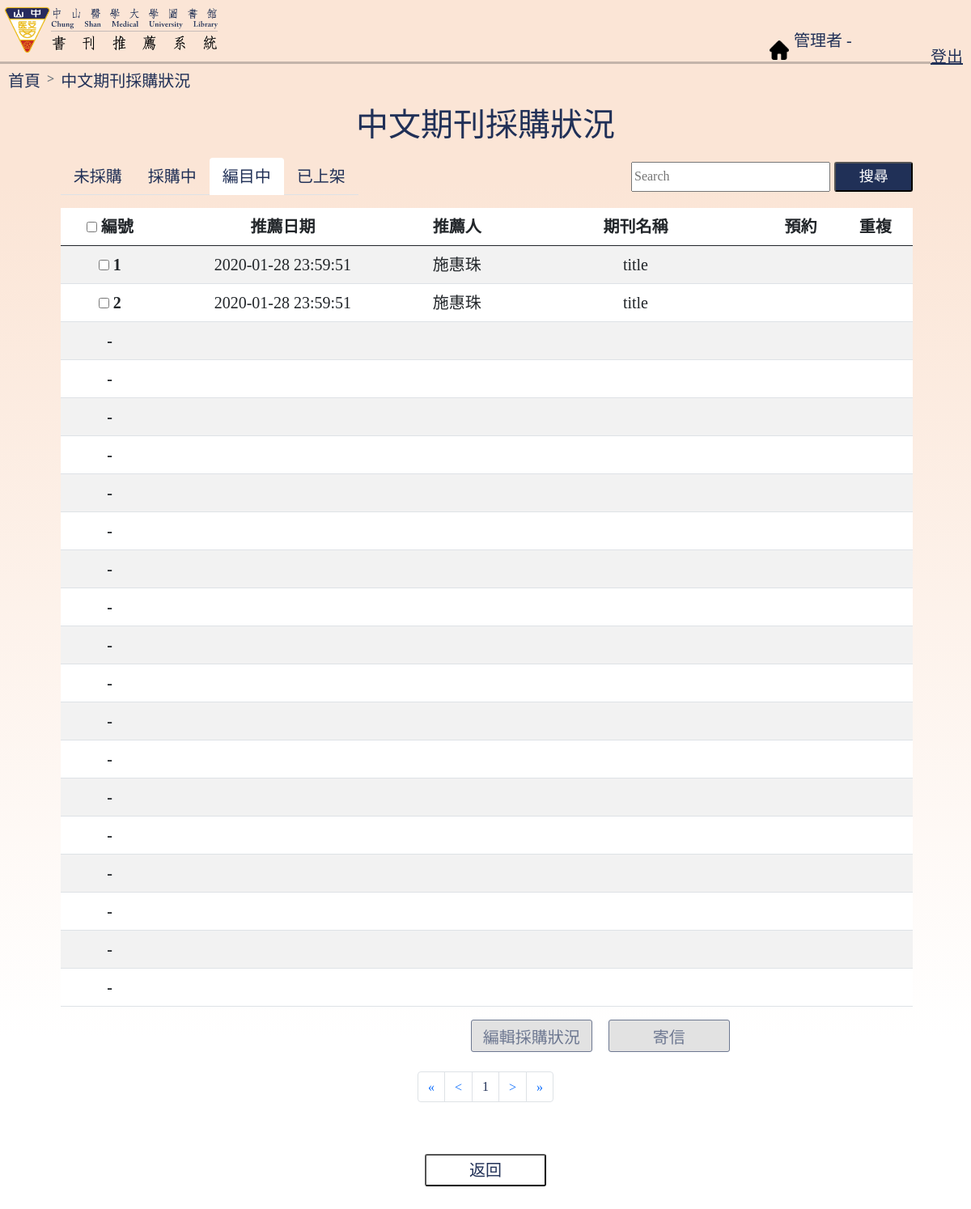
/administrator/cj_buysit3.php, run on the app's committed database.
### tables this page shows
CREATE TABLE `hrec_cj` (
  `no` int NOT NULL AUTO_INCREMENT,
  `name` varchar(12) NOT NULL DEFAULT '',
  `id` varchar(12) NOT NULL DEFAULT '',
  `style` varchar(12) NOT NULL DEFAULT '其他',
  `unit` varchar(40) NOT NULL DEFAULT '',
  `email` varchar(40) DEFAULT NULL,
  `pred` char(2) NOT NULL DEFAULT '',
  `title` varchar(60) NOT NULL DEFAULT '',
  `publishTel` varchar(20) DEFAULT NULL,
  `publish` varchar(60) NOT NULL DEFAULT '',
  `issn` varchar(15) DEFAULT NULL,
  `price` varchar(15) DEFAULT NULL,
  `date` datetime DEFAULT CURRENT_TIMESTAMP,
  `reason` varchar(255) DEFAULT NULL,
  `situation` varchar(20) DEFAULT '待處理',
  `duplicate` varchar(4) DEFAULT NULL,
  `IntroUrl` varchar(255) DEFAULT NULL,
  `nbReason` varchar(255) DEFAULT NULL,
  `empty` varchar(2) DEFAULT '否',
  PRIMARY KEY (`no`)
);

### administrator/cj_buysit3.php (the view, shortened to what the rows shown need)
<!DOCTYPE html>
<?php session_start();
require_once("../mysql_connect.php");
?>
<html>
<head>
    <link href="https://cdn.jsdelivr.net/npm/bootstrap@5.0.0/dist/css/bootstrap.min.css" rel="stylesheet"
>
    <link rel="stylesheet" type="text/css" href="./style.css" />
</head>
<body>
    <h2 id="mid-title">中文期刊採購狀況</h2>
    <nav class="navbar navbar-light" style="width:95%;">
        <div class="container-fluid" style="margin-left:5.5%;">
            <div id="cj_table" style="width:100%;">
                <table class="table table-striped table-hover" id="record-table" align="center">
                    <thead>
                        <tr>
                            <th scope="col">
                                <input type="checkbox" name="all"
                                    onclick="check_all(this,'check'); disableElement('all'); allPush();">
                                編號
                            </th>
                            <th scope="col">推薦日期</th>
                            <th scope="col">推薦人</th>
                            <th scope="col">期刊名稱</th>
                            <th scope="col">預約</th>
                            <th scope="col">重複</th>
                        </tr>
                    </thead>
                    <tbody>
                        <?php
                        $sql_view = "SELECT * FROM hrec_cj WHERE `situation` LIKE '編目中' AND `empty` LIKE '否'";
                        $result = $con->query($sql_view);
                        if ($result) {
                            $total = mysqli_num_rows($result);
                            $number = intval($total / 20);
                            $spare = $total % 20;
                            if ($spare != 0) {
                                $number += 1;
                            }
                        }
                        $sql = "SELECT `no`,`date`,`name`,`title`,`pred`,`duplicate`
                                FROM hrec_cj
                                WHERE `situation` LIKE '編目中' AND `empty` LIKE '否'";
                        $sql = $sql . " ORDER BY date desc ";
                        if (isset($_GET['page'])) {
                            $temp = 0;
                            while ($temp < $number) {
                                $temp = $temp + 1;
                                if (intval($_GET['page']) == $temp) {
                                    $temp1 = ($temp - 1) * 20;
                                    $sql = $sql . ' LIMIT ' . $temp1 . ',20;';
                                    break;
                                }
                            }
                        } else {
                            $sql = $sql . " LIMIT 0,20;";
                        }
                        $result = $con->query($sql);
                        $num = 1;
                        if (isset($_GET['page'])) {
                            $p = intval($_GET['page']);
                            $num = $num + 20 * ($p - 1);
                        } else {
                            $p = 1;
                            $num = $num + 20 * ($p - 1);
                        }
                        while ($hrec_cj = $result->fetch_array()) {
                            echo '<tr style="vertical-align: middle;">';
                            echo '<th><input type="checkbox" name="check" onclick="disableElement(' . "'check'" . ')" value="' . $hrec_cj["no"] . '">&nbsp;' . $num . '</th>';
                            echo '<td>' . $hrec_cj["date"] . '</td>';
                            echo '<td>' . $hrec_cj["name"] . '</td>';
                            echo '<td style="width:30%;">' . $hrec_cj["title"] . '</td>';
                            echo '<td>' . $hrec_cj["pred"] . '</td>';
                            echo '<td>' . $hrec_cj["duplicate"] . '</td>';
                            echo '</tr>';
                            $num += 1;
                        }
                        if ($spare < 20 && $spare > 0) {
                            $need = 20 - $spare;
                            if ($number == 1) {
                                for ($i = 1; $i <= $need; $i++) {
                                    echo '<tr>
                                        <th>-</th>
                                        <td> </td>
                                        <td> </td>
                                        <td> </td>
                                        <td> </td>
                                        <td> </td>
                                        </tr>';
                                }
                            }
                        }
                        ?>
                    </tbody>
                </table>
            </div>
        </div>
    </nav>
    <br><br>
    <br>
</body>
</html>

### data on the page
hrec_cj: date "2020-01-28 23:59:51", name "施惠珠", title "title"
hrec_cj: date "2020-01-28 23:59:51", name "施惠珠", title "title"
